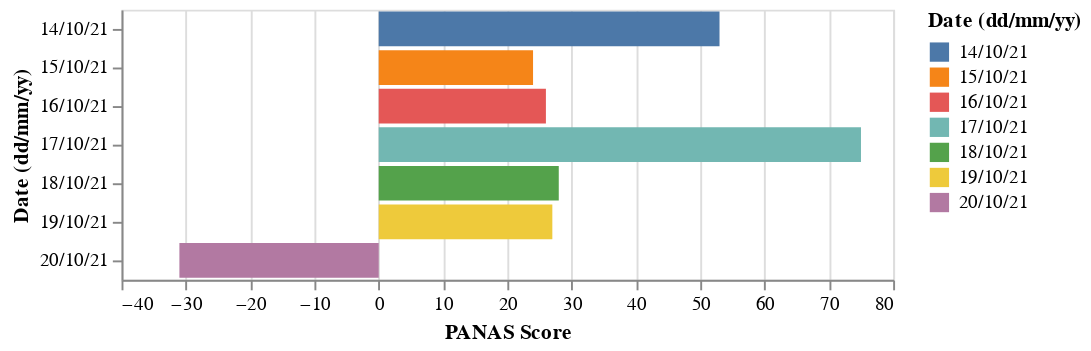

The notebook cell saved with this chart:
### Code cell
create_h_bar_chart(melissa)

### Figure 1 — Vega-Lite specification as saved in the notebook (floating-point values rounded to 4 significant figures)
{"config": {"view": {"continuousWidth": 400, "continuousHeight": 300}}, "data": {"name": "data-f32d9f154e645d88b7aa8ca3ace83307"}, "mark": "bar", "encoding": {"color": {"condition": {"type": "nominal", "field": "Date (dd/mm/yy)", "selection": "selector012"}, "value": "lightgray"}, "x": {"type": "quantitative", "field": "PANAS Score"}, "y": {"type": "nominal", "field": "Date (dd/mm/yy)"}}, "selection": {"selector012": {"type": "single", "fields": ["Date (dd/mm/yy)"], "bind": {"input": "select", "options": ["14/10/21", "15/10/21", "16/10/21", "17/10/21", "18/10/21", "19/10/21", "20/10/21"], "name": "Date (dd/mm/yy)"}}}, "$schema": "https://vega.github.io/schema/vega-lite/v4.8.1.json", "datasets": {"data-f32d9f154e645d88b7aa8ca3ace83307": [{"Date (dd/mm/yy)": "14/10/21", "PANAS Score": 53}, {"Date (dd/mm/yy)": "15/10/21", "PANAS Score": 24}, {"Date (dd/mm/yy)": "16/10/21", "PANAS Score": 26}, {"Date (dd/mm/yy)": "17/10/21", "PANAS Score": 75}, {"Date (dd/mm/yy)": "18/10/21", "PANAS Score": 28}, {"Date (dd/mm/yy)": "19/10/21", "PANAS Score": 27}, {"Date (dd/mm/yy)": "20/10/21", "PANAS Score": -31}]}}
